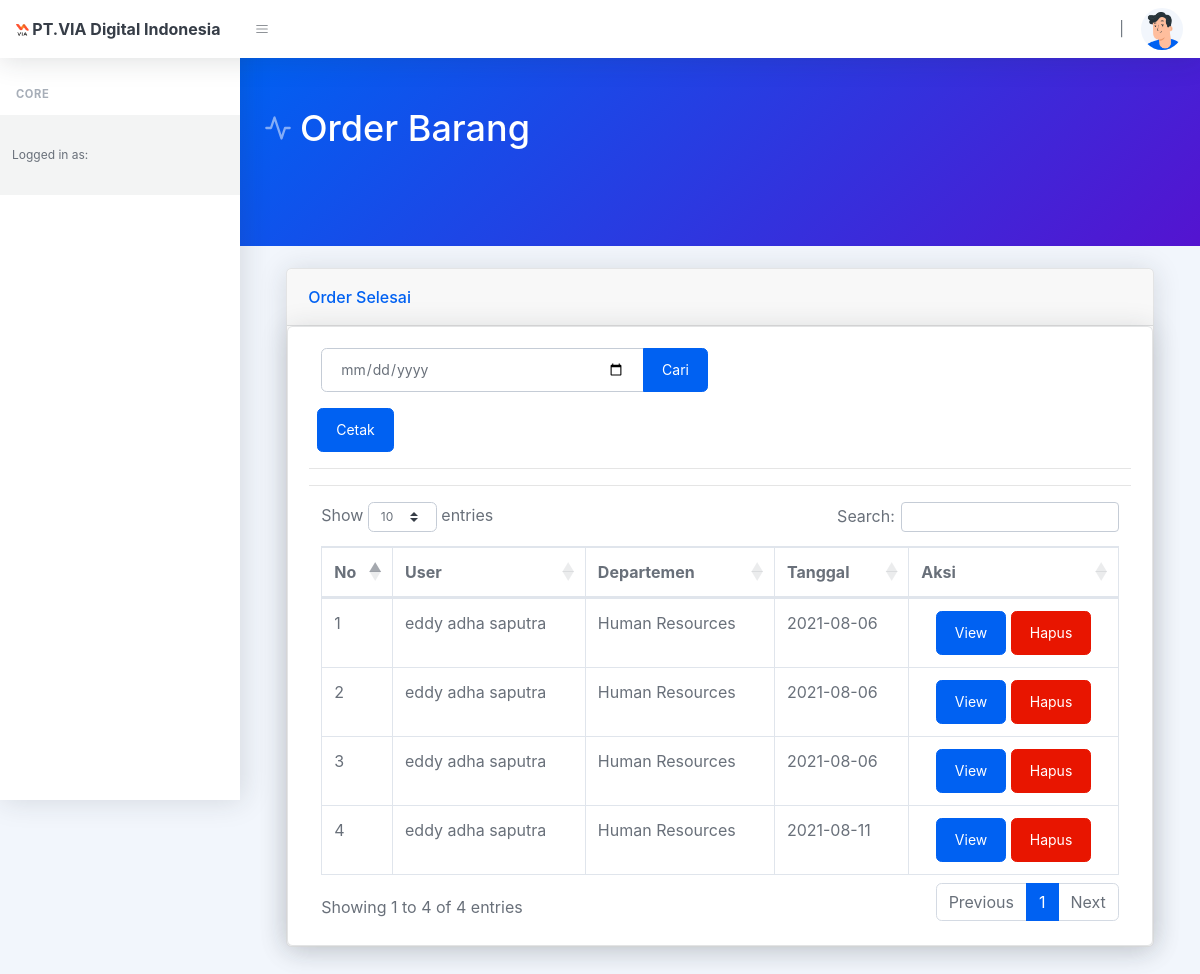
/index.php/order/order_selesai, run on an earlier commit of the app's database.
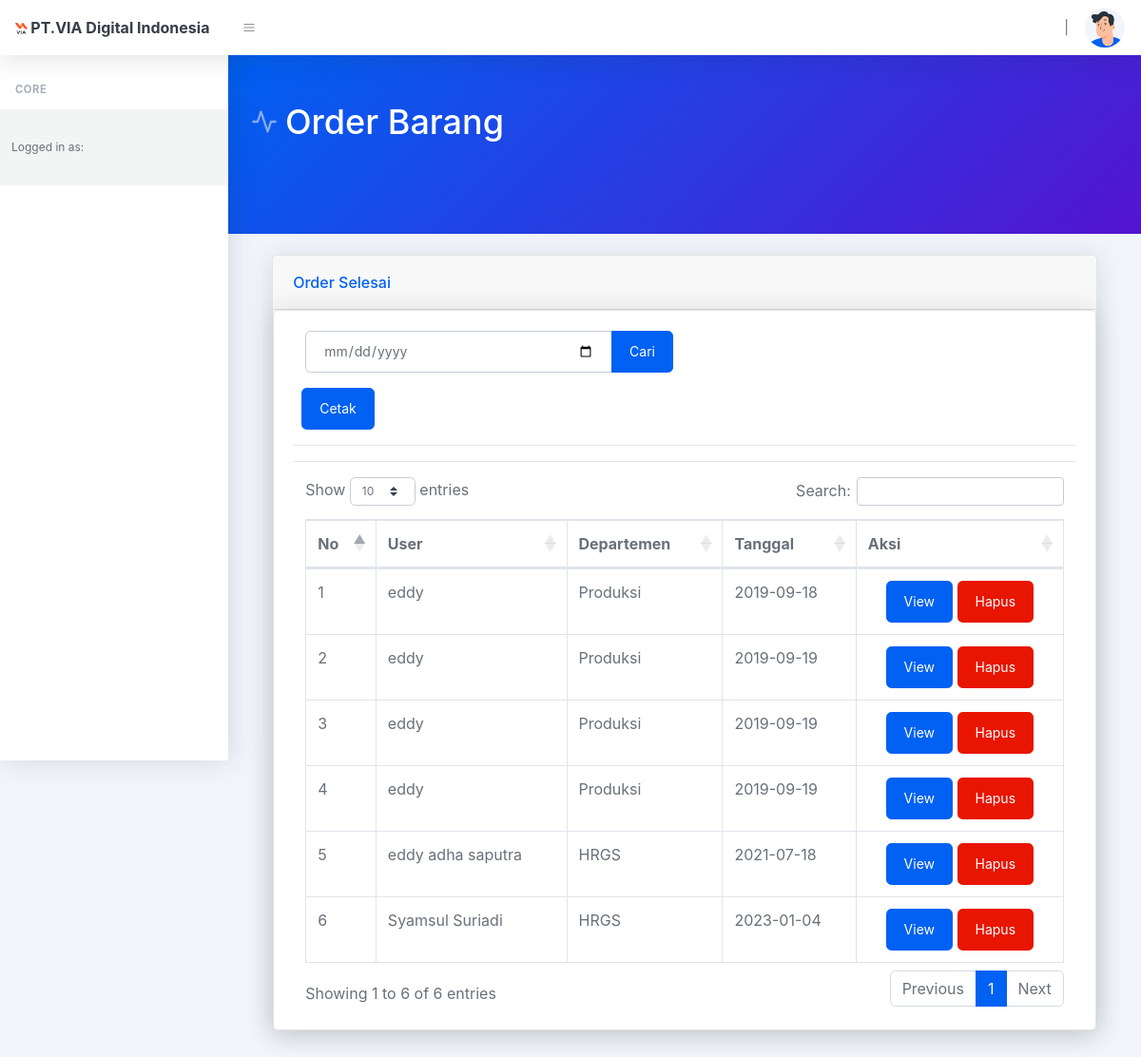
And on a later commit of the database.
### tables this page shows
CREATE TABLE `order_status` (
  `id_ker` int(11) NOT NULL,
  `departemen` varchar(255) NOT NULL,
  `user` varchar(255) NOT NULL,
  `status` int(12) NOT NULL,
  `tanggal` varchar(255) NOT NULL
);

CREATE TABLE `departemen` (
  `id` int(11) NOT NULL,
  `nama_dep` varchar(50) NOT NULL
);

### application/controllers/Order.php (called while the page is built, shortened)
<?php
class Order extends CI_Controller
{
    public function __construct()
    {
        $this->load->model('order_model');
        $this->load->model('jabatan_model');
        $this->load->model('akun_model');
    }
    public function order_selesai()
    {
        $tanggal = $this->input->post('tanggal');
        $data['tanggal'] = $this->input->post('tanggal');
        $data['judul'] = 'Order Barang';
        $data['alerts'] = $this->order_model->getDataJoin();
        $data['alerts_3'] = $this->order_model->alerts_3();
        $data['data'] = $this->order_model->cari_order_selesai($tanggal);
        $data['nama'] = $this->session->userdata('nama_lengkap');
        $data['jabatan'] = $this->jabatan_model->getDataById($this->session->userdata('id_jab'));
        $data['level_akun'] = $this->session->userdata('level');
        $this->load->view('template/header', $data);
        $this->load->view('order/order_selesai', $data);
        $this->load->view('template/footer');
    }
}

### index.php (called while the page is built, shortened)
<?php
require_once BASEPATH.'core/CodeIgniter.php';

### application/models/Order_model.php (called while the page is built, shortened)
<?php
class Order_model extends CI_Model
{
    public function getDataJoin()
    {
        $this->db->select('*');
        $this->db->from('order_status');
        $this->db->join('departemen', 'departemen.id = order_status.departemen');
        $this->db->where('status', 2);
        $query = $this->db->get();
        return $query->result();
    }
    public function cari_order_selesai($cari)
    {
        $this->db->select('*');
        $this->db->from('order_status');
        $this->db->join('departemen', 'departemen.id = order_status.departemen');
        $this->db->where('status', 1);
        $this->db->like('tanggal', $cari);
        $query = $this->db->get();
        return $query->result();
    }
    public function alerts_3()
    {
        $this->db->select('*');
        $this->db->from('order_status');
        $this->db->join('departemen', 'departemen.id = order_status.departemen');
        $this->db->where('status', 3);
        $query = $this->db->get();
        return $query->result();
    }
}

### application/models/Jabatan_model.php (called while the page is built, shortened)
<?php
class Jabatan_model extends CI_Model
{
    public function getDataById($id)
    {
        $this->db->where('id_jab', $id);
        $query = $this->db->get('jabatan');
        return $query->row();
    }
}

### application/views/order/order_selesai.php (the view, shortened to what the changed rows need)
<div class="container">
    <div class="card-body">
        <div class="card shadow mb-4">
            <div class="card">
                <div class="card-body">
                    <div class="row">
                        <div class="table-responsive">
                            <div class="container">
                                <table class="table table-bordered" id="dataTable" width="100%" cellspacing="0">
                                    <div class="container">
                                        <thead>
                                            <tr>
                                                <th>No</th>
                                                <th>User</th>
                                                <th>Departemen</th>
                                                <th>Tanggal</th>
                                                <th>Aksi</th>
                                            </tr>
                                        </thead>
                                        <tbody>
                                            <?php
                                            $nomor = 1;
                                            foreach ($data as $x) { ?>
                                                <tr>
                                                    <td><?= $nomor++; ?></td>
                                                    <td><?= $x->user; ?></td>
                                                    <td><?= $x->nama_dep; ?></td>
                                                    <td><?= $x->tanggal; ?></td>
                                                    <td align="center">
                                                        <a href="<?= base_url('order/view_selesai/') . $x->id_ker ?>" class="btn btn-primary">View</a>
                                                        <a href="<?= base_url('order/hapusorder/') . $x->id_ker ?>" onclick="return confirm('Yakin Hapus?')" class="btn btn-danger">Hapus</a>
                                                    </td>
                                                </tr>
                                            <?php } ?>
                                        </tbody>
                                </table>
                            </div>
                        </div>
                    </div>
                </div>
            </div>
        </div>
    </div>
</div>

What changed in the data, as far as the page shows it:
removed order_status: user "eddy adha saputra", departemen.nama_dep "Human Resources", tanggal "2021-08-06"
no longer on this page (row edited): order_status: user "eddy adha saputra", departemen.nama_dep "Human Resources", tanggal "2021-08-06"
no longer on this page (row edited): order_status: user "eddy adha saputra", departemen.nama_dep "Human Resources", tanggal "2021-08-06"
removed order_status: user "eddy adha saputra", departemen.nama_dep "Human Resources", tanggal "2021-08-11"
added order_status: user "eddy", departemen.nama_dep "Produksi", tanggal "2019-09-18"
now on this page (row edited): order_status: user "eddy", departemen.nama_dep "Produksi", tanggal "2019-09-19"
added order_status: user "eddy", departemen.nama_dep "Produksi", tanggal "2019-09-19"
added order_status: user "eddy", departemen.nama_dep "Produksi", tanggal "2019-09-19"
added order_status: user "eddy adha saputra", departemen.nama_dep "HRGS", tanggal "2021-07-18"
added order_status: user "Syamsul Suriadi", departemen.nama_dep "HRGS", tanggal "2023-01-04"
Also different on the page:
text written by a page script: "Show entries Search: Showing 1 to 4 of 4 entries Previous 1 Next" → "Show entries Search: Showing 1 to 6 of 6 entries Previous 1 Next"
